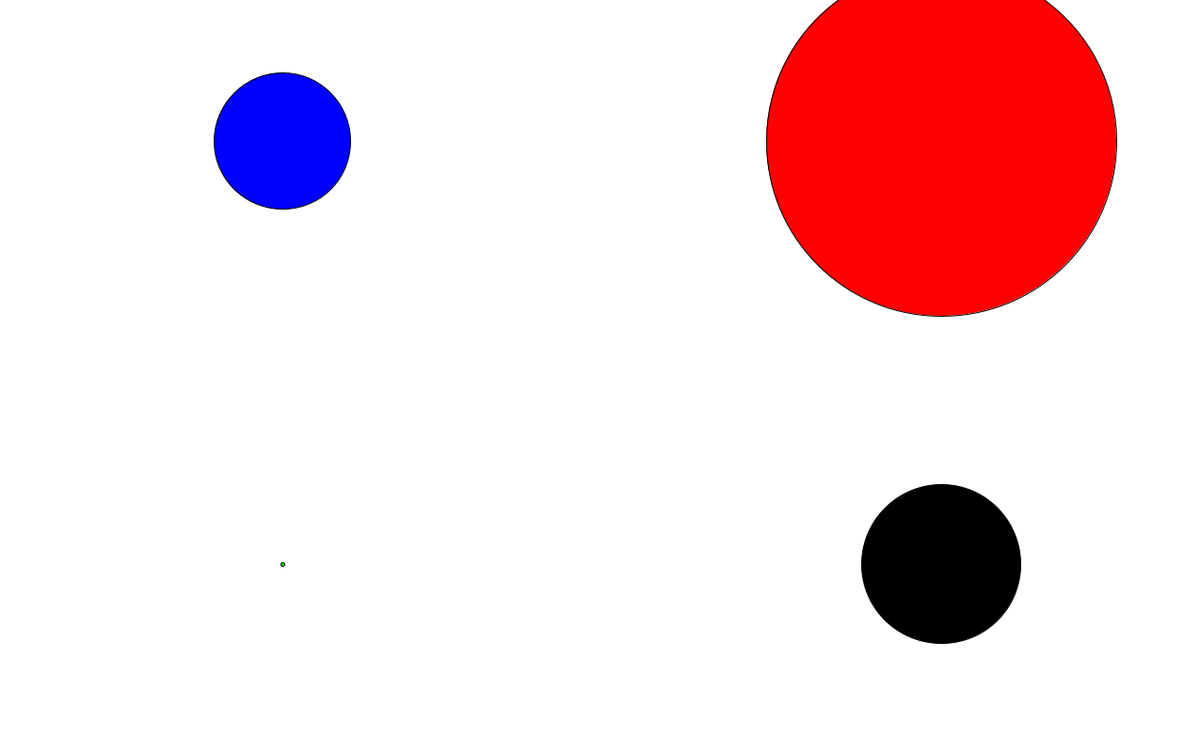
Frame 1 (no input)
Frame 60 (the mouse pressed at the canvas centre just before this capture): identical to frame 1, image omitted
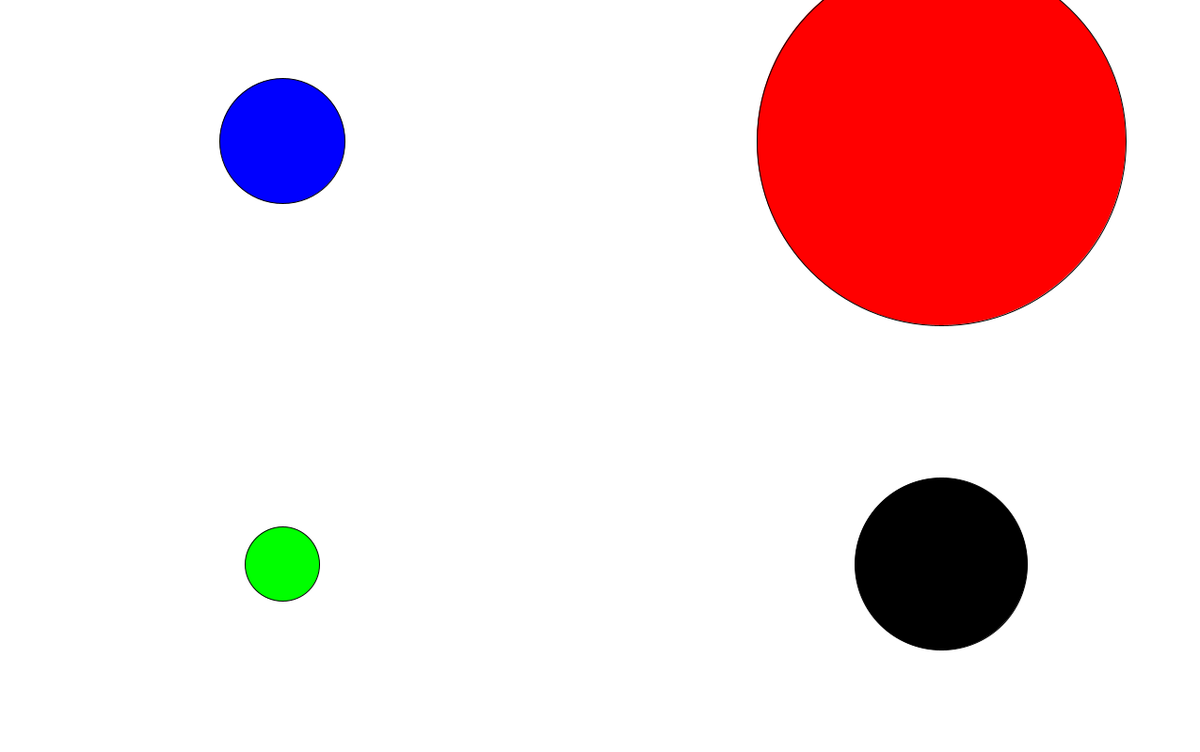
Frame 120 (the mouse held since frame 60 and released just before this capture)

The Processing sketch that drew these frames (run headless with seeded random() and noise(); from frame 60 on, the mouse is pressed at the canvas centre):

// Processing sketch: processing_120642
// ── processing_120642.pde

Stock stocks[] = new Stock[4];
int timer;

void setup() {
  size(1275, 800);
  // passed in parameters: position x, position y, --and the rest are the hard coded data, like: obesity in 1960, obesity in 1961, obesity in 1962....add more
  //Blizzard (values are inflated from their raw numbers to make up for the weird yen and dollor difference)
  stocks[0] = new Stock(300, 150, 0, 0, 255, 145.5, 133.3, 150, 127.3, 151.5, 187.9, 203.5, 229.5, 355.6, 229.6, 266.7, 286.6, 284.8, 259.3);
  //Nintento                                                             ^ WoW Release               ^ Burning Crusade release
  stocks[1] = new Stock(1000, 600, 0, 0, 0, 169, 183, 171, 96, 86, 117, 131, 243, 596, 665, 226, 228, 125, 100);
  //Sony  (values in all JP stocks are changed to keep the circles reasonably sized) ^ Nintendo Wii release
  stocks[2] = new Stock(300, 600, 0, 255, 0, 4.9, 79, 670, 510, 436, 420, 480, 510, 400, 198, 258, 266, 170, 210);
    //Capcom                                           ^ PS2 Release
  stocks[3] = new Stock(1000, 150, 255, 0, 0, 372, 392, 246, 103, 138, 99, 138, 169, 340, 298, 176, 130, 181, 147);
    timer = 0;  //                              ^ Golden Years                        ^ SFIV Release
}

void draw() {
  background(255);
  timer++;
  if (timer % 75 == 0) {
    for (int i=0;i<stocks.length;i++) {
      stocks[i].changeAmount();
    }
  }
  for (int j=0;j<stocks.length;j++) {
    stocks[j].display();
  }
}

class Stock {
  int x;
  int y;
  int r;
  int g;
  int b;
  float amount[] = new float[14];
  int currentIndex = 0;

  // x, y, ---and hard coded data.  You will have many more..
  Stock(int _x, int _y, int _r, int _g, int _b, float _0, float _1, float _2, float _3, float _4, float _5, float _6, float _7, float _8, float _9, float _10, float _11, float _12, float _13) {
    x = _x;
    y = _y;
    r = _r;
    g = _g;
    b = _b;
    amount[0] = _0;
    amount[1] = _1;
    amount[2] = _2;
    amount[3] = _3;
    amount[4] = _4;
    amount[5] = _5;
    amount[6] = _6;
    amount[7] = _7;
    amount[8] = _8;
    amount[9] = _9;
    amount[10] = _10;
    amount[11] = _11;
    amount[12] = _12;
    amount[13] = _13;
  }
  void changeAmount() {
    currentIndex++;
    if (currentIndex >= amount.length) { // we've gone through all the index.  Start back at beginning
      currentIndex = 0;
      background(255, 0, 0); //flash red.  Just to let us know that we restarted
    }
  }
  void display() {
    fill(r, g, b);
    ellipse(x, y, int(amount[currentIndex]), int(amount[currentIndex]));
  }
}
